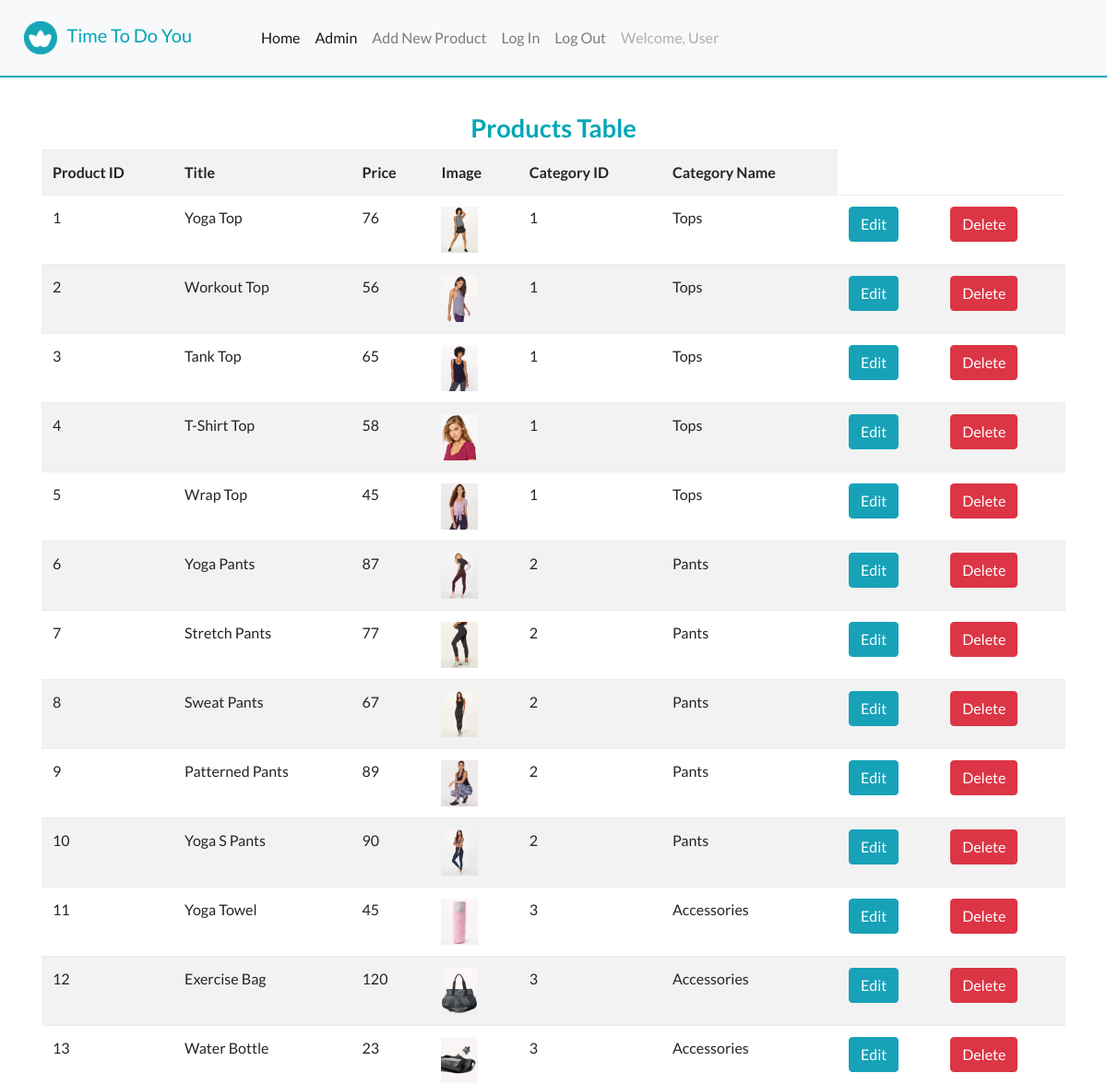
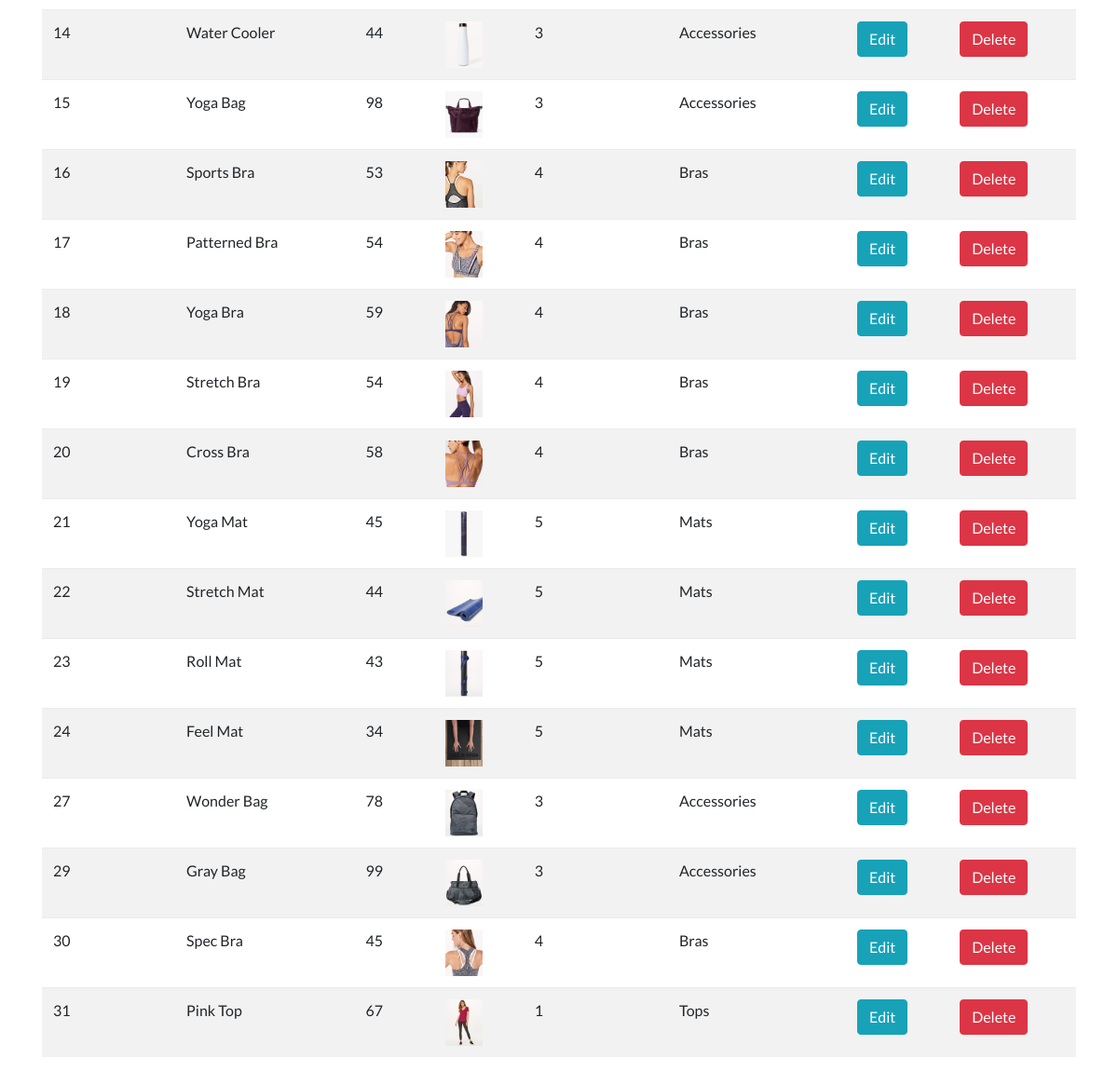
The page /backend/admin.php (signed in) on the database its author committed (2 pictures, top to bottom).
### tables this page shows
CREATE TABLE `product_tb` (
  `product_id` int(11) NOT NULL,
  `title` varchar(20) NOT NULL,
  `image` text NOT NULL,
  `price` int(11) NOT NULL,
  `category_id` int(11) NOT NULL
);

CREATE TABLE `category_tb` (
  `category_id` int(11) NOT NULL,
  `category_name` varchar(20) NOT NULL
);

### backend/backend_db.php (called while the page is built, shortened)
<?php
	function db_connect() {
		static $connection;
		if(!isset($connection)) {
			$configArray = parse_ini_file("../../../con/config.ini");
			$connection = mysqli_connect($configArray["host"], $configArray["username"], $configArray["password"], $configArray["database"] );
			if(!$connection) {
				return mysqli_connect_error();
			}
			else {
				return $connection;
			}
		}
		else {
			return $connection;
		}
	}
?>

### backend/admin.php (the view, shortened to what this page needs)
<?php include 'back_header.php'?>
<body>
<div class="container admin-container">
    <h3 class="text-center">Products Table</h3>
        <?php
            include "backend_db.php";
            if(db_connect()) {
                $query ="SELECT * FROM product_tb
                         INNER JOIN category_tb
                         ON category_tb.category_id=product_tb.category_id
                         ORDER BY product_id ";
                $queryResult = mysqli_query(db_connect(), $query);
                $numberOfRows = mysqli_num_rows($queryResult);
                if( $numberOfRows > 0 ){
                    echo "<div class='table-responsive'>";
                    echo "<table class='table table-condensed table-striped table-hover table-responsive'>";
                    echo "<tr class='info' style='width:100%;'>
                                <th>Product ID</th>
                                <th>Title</th>
                                <th>Price</th>
                                <th>Image</th>
                                <th>Category ID</th>
                                <th>Category Name</th>
                            </tr>";
                    while($rowArray = mysqli_fetch_assoc($queryResult)) {
                        $productId = $rowArray["product_id"];
                        $title = $rowArray["title"];
                        $unformattedImage = $rowArray["image"];
                        if (strpos($unformattedImage, '../') !== false) {
                            $image = $unformattedImage;
                        } else {
                            $image = substr_replace($unformattedImage, '../',0,0);
                        }
                        $price = $rowArray["price"];
                        $categoryId = $rowArray["category_id"];
                        $categoryName = $rowArray["category_name"];
                        echo "<tr>";
                            echo "<td>".$productId."</td>";
                            echo "<td>".$title."</td>";
                            echo "<td>".$price."</td>";
                            echo "<td><img style='width:40px; height:50px' src='".$image." '></td>";
                            echo "<td>".$categoryId."</td>";
                            echo "<td>".$categoryName."</td>";
                            echo "<td><a class='btn btn-info' href='_edit.php?tb=product_tb&id=".$productId."'>Edit</a></td>";
                            echo "<td><a class='btn btn-danger' href='_delete_process.php?id=".$productId."&tb=product_tb'>Delete</a></td>";
                        echo "</tr>";
                    }
                    echo "</table>";
                    echo "</div>";
                }
                else {
                    echo "<p>No info to display!</p>";
                }
            }
            else {
                echo "Connection Failed";
            }
        ?>
</div>
</body>
<?php include 'back_footer.php'?>

### css/styles.css (style rules this page uses)
body { font-family: 'Lato', sans-serif; }
h3 { font-size: 1.7rem; color: #00A6B6; font-weight: 700; }
.admin-container { margin-top: 40px; }

### rows shown on the page
product_tb: product_id "1", title "Yoga Top", price "76", image (picture), category.category_id "1", category.category_name "Tops"
product_tb: product_id "2", title "Workout Top", price "56", image (picture), category.category_id "1", category.category_name "Tops"
product_tb: product_id "3", title "Tank Top", price "65", image (picture), category.category_id "1", category.category_name "Tops"
product_tb: product_id "4", title "T-Shirt Top", price "58", image (picture), category.category_id "1", category.category_name "Tops"
product_tb: product_id "5", title "Wrap Top", price "45", image (picture), category.category_id "1", category.category_name "Tops"
product_tb: product_id "6", title "Yoga Pants", price "87", image (picture), category.category_id "2", category.category_name "Pants"
product_tb: product_id "7", title "Stretch Pants", price "77", image (picture), category.category_id "2", category.category_name "Pants"
product_tb: product_id "8", title "Sweat Pants", price "67", image (picture), category.category_id "2", category.category_name "Pants"
product_tb: product_id "9", title "Patterned Pants", price "89", image (picture), category.category_id "2", category.category_name "Pants"
product_tb: product_id "10", title "Yoga S Pants", price "90", image (picture), category.category_id "2", category.category_name "Pants"
product_tb: product_id "11", title "Yoga Towel", price "45", image (picture), category.category_id "3", category.category_name "Accessories"
product_tb: product_id "12", title "Exercise Bag", price "120", image (picture), category.category_id "3", category.category_name "Accessories"
product_tb: product_id "13", title "Water Bottle", price "23", image (picture), category.category_id "3", category.category_name "Accessories"
product_tb: product_id "14", title "Water Cooler", price "44", image (picture), category.category_id "3", category.category_name "Accessories"
product_tb: product_id "15", title "Yoga Bag", price "98", image (picture), category.category_id "3", category.category_name "Accessories"
product_tb: product_id "16", title "Sports Bra", price "53", image (picture), category.category_id "4", category.category_name "Bras"
product_tb: product_id "17", title "Patterned Bra", price "54", image (picture), category.category_id "4", category.category_name "Bras"
product_tb: product_id "18", title "Yoga Bra", price "59", image (picture), category.category_id "4", category.category_name "Bras"
product_tb: product_id "19", title "Stretch Bra", price "54", image (picture), category.category_id "4", category.category_name "Bras"
product_tb: product_id "20", title "Cross Bra", price "58", image (picture), category.category_id "4", category.category_name "Bras"
product_tb: product_id "21", title "Yoga Mat", price "45", image (picture), category.category_id "5", category.category_name "Mats"
product_tb: product_id "22", title "Stretch Mat", price "44", image (picture), category.category_id "5", category.category_name "Mats"
product_tb: product_id "23", title "Roll Mat", price "43", image (picture), category.category_id "5", category.category_name "Mats"
product_tb: product_id "24", title "Feel Mat", price "34", image (picture), category.category_id "5", category.category_name "Mats"
product_tb: product_id "27", title "Wonder Bag", price "78", image (picture), category.category_id "3", category.category_name "Accessories"
product_tb: product_id "29", title "Gray Bag", price "99", image (picture), category.category_id "3", category.category_name "Accessories"
product_tb: product_id "30", title "Spec Bra", price "45", image (picture), category.category_id "4", category.category_name "Bras"
product_tb: product_id "31", title "Pink Top", price "67", image (picture), category.category_id "1", category.category_name "Tops"

### other values the page prints
$_SESSION['username'] "User"
